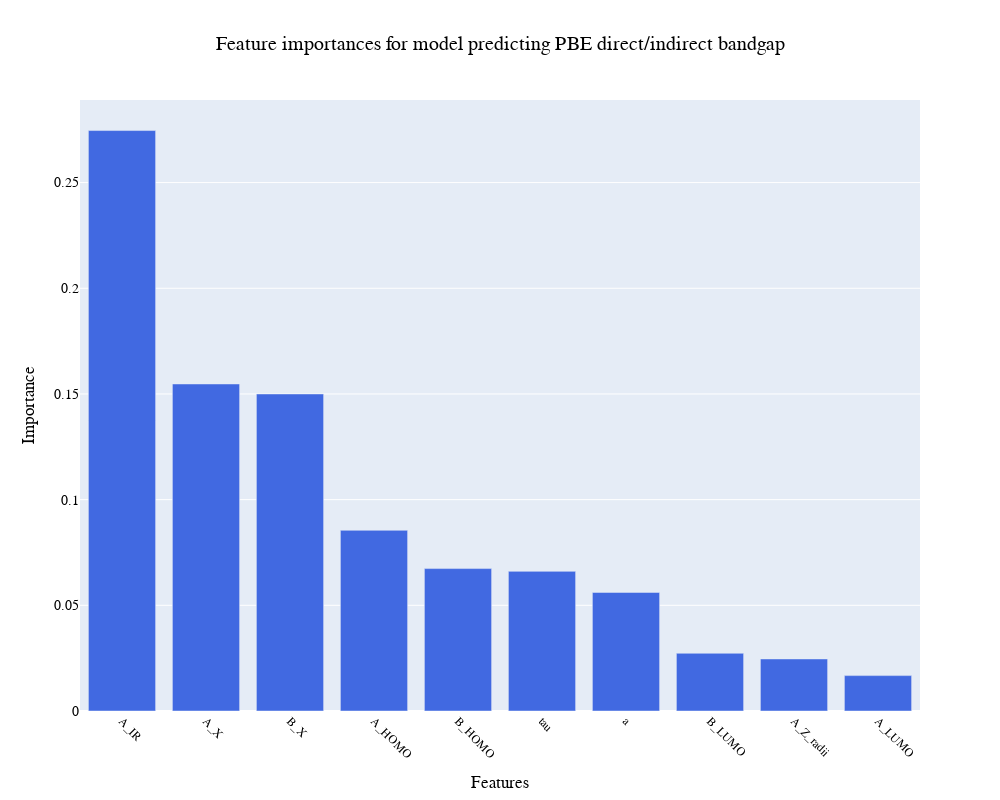

The cell this chart's notebook holds for it:
### Markdown cell above
### Feature importances for model predicting direct/indirect bandgap

### Code cell
import numpy as np
import plotly.graph_objects as go

# Assuming svm_classifier is a trained SVM classifier
# Assuming X_class is your feature matrix

# Get coefficients if SVM is linear
if hasattr(svm_classifier, 'coef_'):
    feature_importances = np.abs(svm_classifier.coef_.flatten())
    included = X_class.columns.values
    indices = np.argsort(feature_importances)[::-1]

    total_importance = np.sum(feature_importances)
    normalized_importances = feature_importances / total_importance
    
    fig = go.Figure()

    fig.add_trace(go.Bar(
        x=included[indices][:10],
        y=normalized_importances[indices][:10],
        marker=dict(color='royalblue'),
    ))

    fig.update_layout(
        xaxis=dict(
            title='Features',
            tickfont=dict(size=12),
            tickangle = 45 
        ),
        yaxis_title='Importance',
        title='Feature importances for model predicting PBE direct/indirect bandgap',
        font=dict(family="Arial", size=14, color="black"),
        title_x = 0.5,
        width=1000,
        height=800,
        showlegend=False,
    )

    config = {
        'toImageButtonOptions': {
            'format': 'png',  # one of png, svg, jpeg, webp
            'filename': 'custom_image',
            'height': 500,
            'width': 700,
            'scale': 6  # Multiply title/legend/axis/canvas sizes by this factor
        }
    }

    fig.show(config=config)

else:
    print("SVM classifier does not have coefficients to determine feature importances.")

### Figure 1 — Plotly figure (JSON) as saved in the notebook; plotly's stock layout.template omitted (floating-point values rounded to 4 significant figures)
{"data": [{"marker": {"color": "royalblue"}, "type": "bar", "x": ["A_IR", "A_X", "B_X", "A_HOMO", "B_HOMO", "tau", "a", "B_LUMO", "A_Z_radii", "A_LUMO"], "y": [0.2746, 0.1547, 0.15, 0.08549, 0.06738, 0.06607, 0.05609, 0.0273, 0.02463, 0.01674]}], "layout": {"font": {"color": "black", "family": "Arial", "size": 14}, "height": 800, "showlegend": false, "title": {"text": "Feature importances for model predicting PBE direct/indirect bandgap", "x": 0.5}, "width": 1000, "xaxis": {"tickangle": 45, "tickfont": {"size": 12}, "title": {"text": "Features"}}, "yaxis": {"title": {"text": "Importance"}}}}
